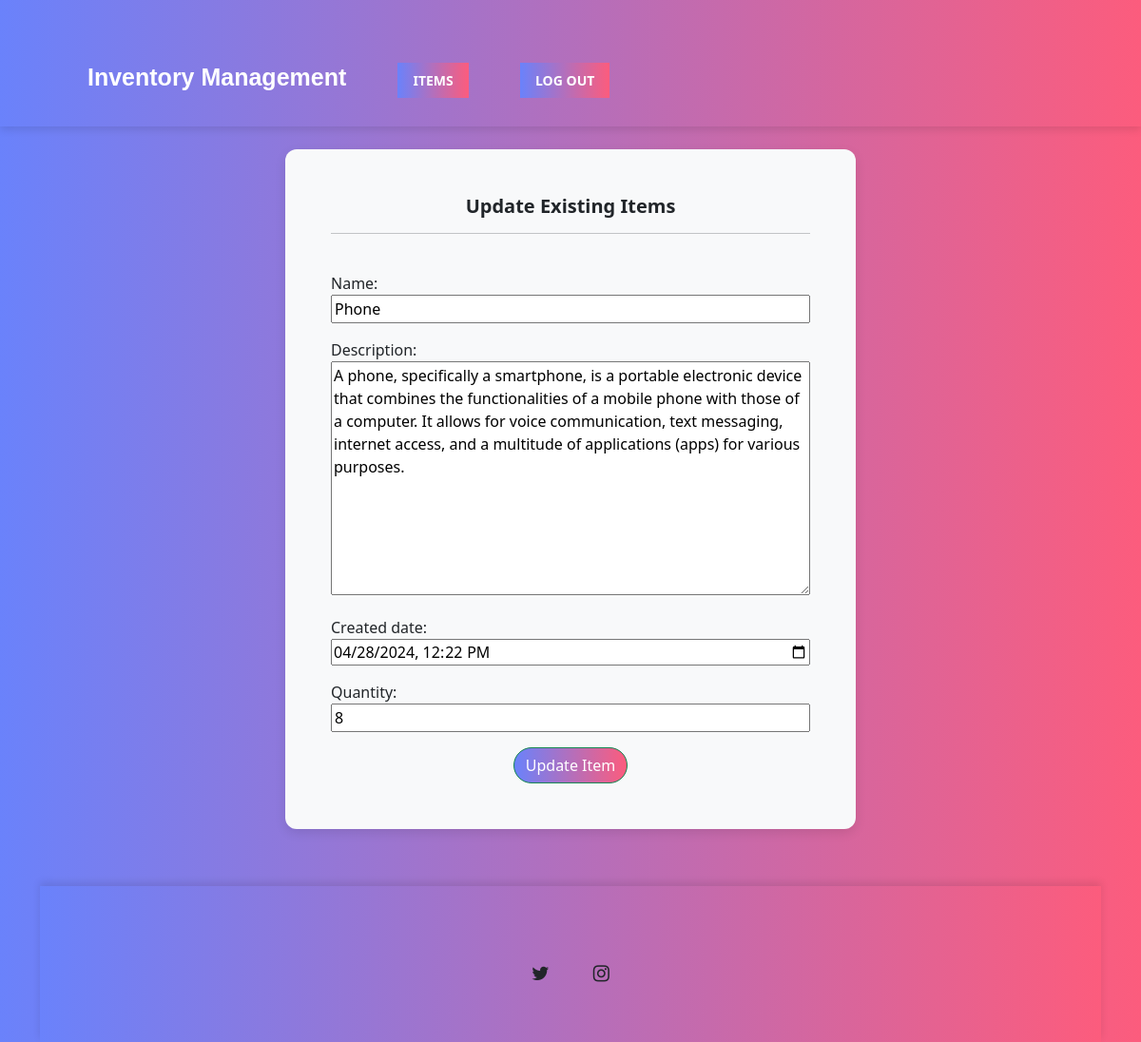
Page /update-item/3 (signed in) on the committed database.
### IMS/models.py (models this page shows, shortened)
class Item(models.Model):
    name = models.CharField(max_length=100)
    description = models.TextField()
    created_date = models.DateTimeField()
    quantity = models.IntegerField()

### IMS/views.py (the view)
# urls.py: path('update-item/<int:pk>', views.update_item, name='update_item'),
@login_required(login_url='log_in')
def update_item(request, pk):
    item = Item.objects.get(id=pk)
    form = ItemUpdationForm(instance=item)
    if request.method == 'POST':
        form = ItemUpdationForm(request.POST, instance=item)
        if form.is_valid():
            form.save()
            return redirect("items")
    context = {'form':form}
    return render(request, 'IMS/update_item.html', context=context)

### IMS/forms.py
class ItemUpdationForm(forms.ModelForm):
    class Meta:
        model = Item
        fields = ['name', 'description', 'created_date', 'quantity']
        widgets = {
            'created_date': forms.DateTimeInput(attrs={'type': 'datetime-local'}),
        }

### IMS/templates/IMS/update_item.html (shortened to what this page needs)
{% extends 'IMS/base.html' %}
{% load static %}
{% block content %}
<body>
    <div class="form-container container bg-light shadow-md p-5 my-4">
        <h5 class="text-center caveat-styling"> Update Existing Items </h5>
        <hr>
        <br>
        <form method="POST" autocomplete="off">
            {{ form.as_p }}
            <div class="text-center">
                <button type="submit" class="btn btn-success">
                    Update Item
                </button>
            </div>
        </form>
    </div>
</body>
{% endblock %}

### static/css/styles.css (style rules this page uses)
body { margin:0px; padding:0px; box-sizing: border-box; background-image: linear-gradient(to right, #6a82fb, #fc5c7d); }
form input { width: 100%; display: block; }
.form-container { border-radius: 20px; width: 600px; margin-top:20px; }
form textarea { width: 100% !important; }
.caveat-styling { font-weight: bold; }
.container { margin-top: 20px; }
.form-container { background-color: #ffffff; border-radius: 12px; padding: 30px; box-shadow: 0 4px 12px rgba(0, 0, 0, 0.1); transition: transform 0.3s ease; }
.btn-primary, .btn-success { border-radius: 50px; transition: all 0.3s ease; background-image: linear-gradient(to right, #6a82fb, #fc5c7d); }

### rows in the picture
Item: name "Phone", description "A phone, specifically a smartphone, is a portable electronic device that combines the functionalities of a mobile phone with those of a computer. It allows for voice communication, text messaging, internet access, and a multitude of applications (apps) for various purposes.", created_date "04/28/2024 12:22", quantity "8"
